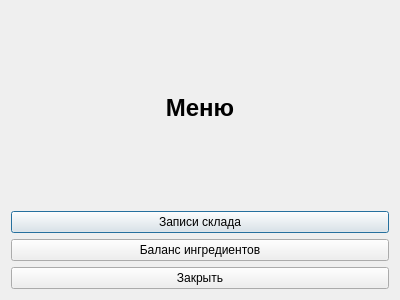
<?xml version="1.0" encoding="UTF-8"?>
<ui version="4.0">
  <class>UserMenu</class>
  <widget class="QDialog" name="UserMenu">
    <property name="geometry">
      <rect>
        <x>0</x>
        <y>0</y>
        <width>400</width>
        <height>300</height>
      </rect>
    </property>
    <property name="windowTitle">
      <string>Меню пользователя</string>
    </property>
    <layout class="QVBoxLayout" name="verticalLayout">
      <item>
        <widget class="QLabel" name="label">
          <property name="text">
            <string>&lt;html&gt;&lt;head/&gt;&lt;body&gt;&lt;p align=&quot;center&quot;&gt;&lt;span style=&quot; font-size:18pt; font-weight:600;&quot;&gt;Меню&lt;/span&gt;&lt;/p&gt;&lt;/body&gt;&lt;/html&gt;</string>
          </property>
          <property name="alignment">
            <set>Qt::AlignCenter</set>
          </property>
        </widget>
      </item>
      <item>
        <widget class="QPushButton" name="btn_scripts">
          <property name="text">
            <string>Записи склада</string>
          </property>
        </widget>
      </item>
      <item>
        <widget class="QPushButton" name="btn_balance">
          <property name="text">
            <string>Баланс ингредиентов</string>
          </property>
        </widget>
      </item>
      <item>
        <widget class="QPushButton" name="btn_close">
          <property name="text">
            <string>Закрыть</string>
          </property>
        </widget>
      </item>
    </layout>
  </widget>
  <resources/>
  <connections/>
</ui>
